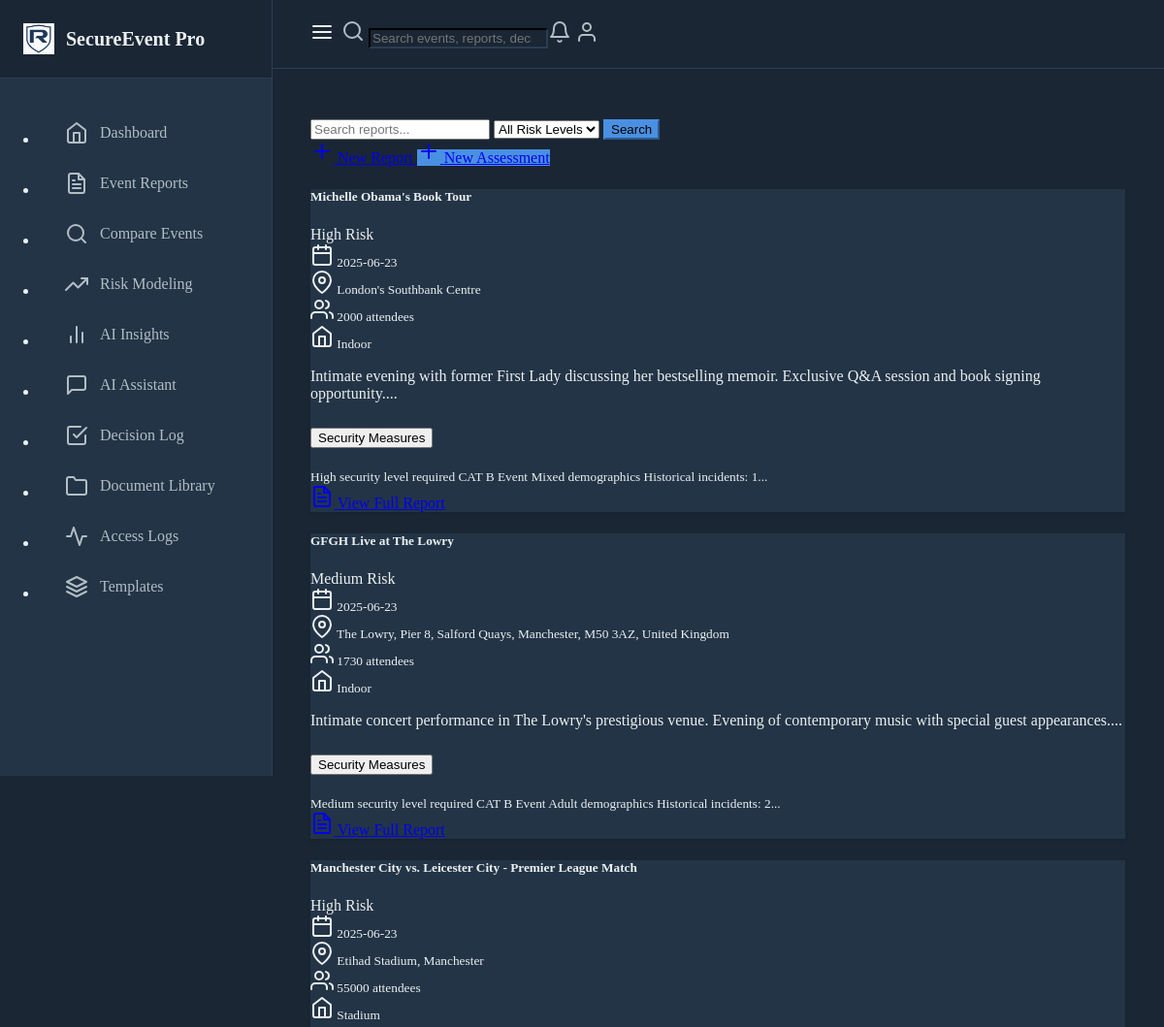
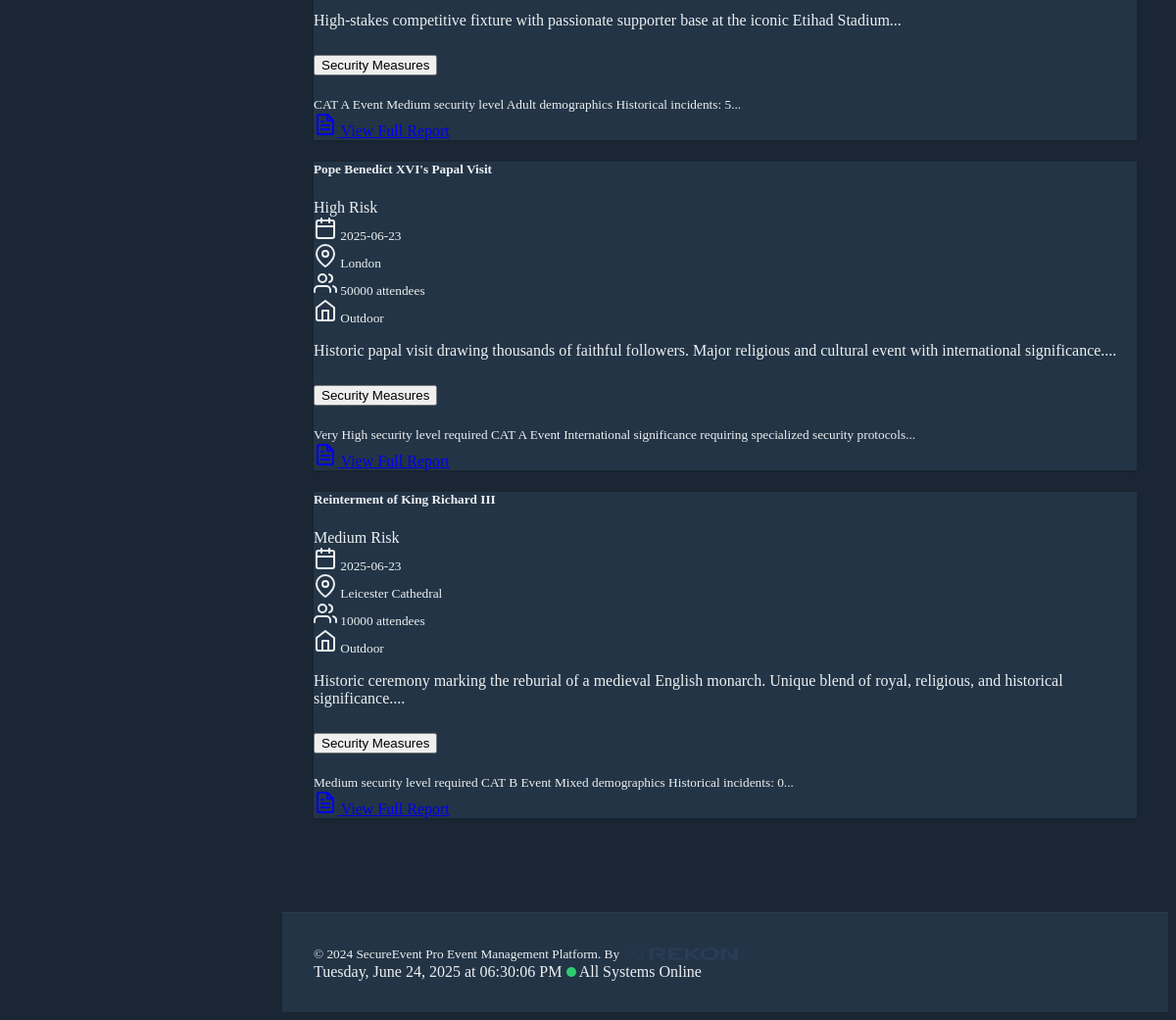
Page /view-all-events on the committed database (2 pictures, top to bottom).
### models.py (models this page shows)
class EventReport(db.Model):
    id = db.Column(db.Integer, primary_key=True)
    title = db.Column(db.String(200), nullable=False)
    date = db.Column(db.DateTime, nullable=False)
    location = db.Column(db.String(200), nullable=False)
    description = db.Column(db.Text, nullable=False)
    risk_level = db.Column(db.String(50), nullable=False)
    incident_type = db.Column(db.String(100), nullable=False)
    created_at = db.Column(db.DateTime, default=datetime.utcnow)
    venue_type = db.Column(db.String(50))
    security_staff_count = db.Column(db.Integer, default=0)
    security_staff_roles = db.Column(db.JSON, default=dict)
    incidents_reported = db.Column(db.Integer, default=0)
    incident_summary = db.Column(db.Text)
    attendance = db.Column(db.Integer)
    security_measures = db.Column(db.Text)
    incident_response = db.Column(db.Text)
    lessons_learned = db.Column(db.Text)
    recommendations = db.Column(db.Text)
    security_protocols = db.Column(db.Text)
    emergency_response_plan = db.Column(db.Text)
    post_event_analysis = db.Column(db.Text)
    activity_logs = db.relationship('ActivityLog', backref='event_report', lazy=True)
    estimated_risk_level = db.Column(db.String(50))
    risk_assessments = db.relationship('RiskAssessment', backref='event_report', lazy=True)

### routes.py (the view)
@app.route("/view-all-events")
def view_all_events():
    events = EventReport.query.all()
    return render_template("index.html", reports=events)

### routes.py (called while the page is built)
@app.before_request
def before_request():
    g.start_time = datetime.utcnow()
    g.activity_log = None

@app.after_request
def after_request(response):
    if hasattr(g, "activity_log") and g.activity_log:
        end_activity_tracking(g.activity_log)
    return response

### templates/index.html (shortened to what this page needs)
{% extends "base.html" %}
{% block content %}
<div class="row mb-4">
    <div class="col-md-12">
        <div class="d-flex align-items-center gap-3">
            <form class="d-flex gap-2 flex-grow-1">
                <input type="text" name="search" class="form-control" placeholder="Search reports..." value="{{ request.args.get('search', '') }}">
                <select name="risk_level" class="form-select" style="width: auto;">
                    <option value="">All Risk Levels</option>
                </select>
                <button type="submit" class="btn btn-primary">Search</button>
            </form>
            <a href="{{ url_for('create_event_report') }}" class="btn btn-success">
                <i data-feather="plus"></i> New Report
            </a>
            <a href="{{ url_for('create_risk_assessment') }}" class="btn btn-primary">
                <i data-feather="plus"></i> New Assessment
            </a>
        </div>
    </div>
</div>
<div class="row">
    {% for report in reports %}
    <div class="col-md-6 mb-4">
        <div class="card h-100">
            <div class="card-header d-flex justify-content-between align-items-center">
                <h5 class="card-title mb-0">{{ report.title }}</h5>
                <span class="badge bg-{{ 'danger' if report.risk_level == 'High' else 'warning' if report.risk_level == 'Medium' else 'success' }}">
                    {{ report.risk_level }} Risk
                </span>
            </div>
            <div class="card-body">
                <div class="mb-3">
                    <small class="text-muted">
                        <i data-feather="calendar" class="feather-sm me-1"></i> {{ report.date.strftime('%Y-%m-%d') }}<br>
                        <i data-feather="map-pin" class="feather-sm me-1"></i> {{ report.location }}<br>
                        <i data-feather="users" class="feather-sm me-1"></i> {{ report.attendance if report.attendance else 'Not recorded' }} attendees<br>
                        <i data-feather="home" class="feather-sm me-1"></i> {{ report.venue_type if report.venue_type else 'Venue type not specified' }}
                    </small>
                </div>
                <p class="card-text">{{ report.description[:150] }}...</p>
                {% if report.security_measures or report.lessons_learned %}
                <div class="mt-3">
                    <div class="accordion" id="insights{{ report.id }}">
                        {% if report.security_measures %}
                        <div class="accordion-item">
                            <h2 class="accordion-header">
                                <button class="accordion-button collapsed" type="button" data-bs-toggle="collapse" data-bs-target="#security{{ report.id }}">
                                    Security Measures
                                </button>
                            </h2>
                            <div id="security{{ report.id }}" class="accordion-collapse collapse" data-bs-parent="#insights{{ report.id }}">
                                <div class="accordion-body">
                                    <small>{{ report.security_measures[:200] }}...</small>
                                </div>
                            </div>
                        </div>
                        {% endif %}
                    </div>
                </div>
                {% endif %}
                <div class="mt-3">
                    <a href="{{ url_for('view_report', report_id=report.id) }}" class="btn btn-secondary btn-sm">
                        <i data-feather="file-text" class="feather-sm"></i> View Full Report
                    </a>
                </div>
            </div>
        </div>
    </div>
    {% endfor %}
</div>
{% endblock %}

### templates/base.html (style rules this page uses)
:root { --primary-color: #4A90E2; --secondary-color: #2C3E50; --accent-color: #3498DB; --background-dark: #1A2634; --card-bg: #233446; --text-primary: #ECF0F1; --text-secondary: #B2BEC3; }
body { background-color: var(--background-dark); color: var(--text-primary); }
.card { background-color: var(--card-bg); border-color: var(--secondary-color); }
.btn-primary { background-color: var(--primary-color); border-color: var(--primary-color); }
.card { border: 1px solid var(--bs-border-color); box-shadow: 0 2px 4px rgba(0, 0, 0, 0.1); }
.badge { font-weight: 500; }

### rows in the picture
EventReport: title "Michelle Obama's Book Tour", risk_level "High", date "2025-06-23", location "London's Southbank Centre", attendance "2000", venue_type "Indoor", description "Intimate evening with former First Lady discussing her bestselling memoir. Exclusive Q&A session and book signing opportunity.", security_measures "High security level required CAT B Event Mixed demographics Historical incidents: 1"
EventReport: title "GFGH Live at The Lowry", risk_level "Medium", date "2025-06-23", location "The Lowry, Pier 8, Salford Quays, Manchester, M50 3AZ, United Kingdom", attendance "1730", venue_type "Indoor", description "Intimate concert performance in The Lowry's prestigious venue. Evening of contemporary music with special guest appearances.", security_measures "Medium security level required CAT B Event Adult demographics Historical incidents: 2"
EventReport: title "Manchester City vs. Leicester City - Premier League Match", risk_level "High", date "2025-06-23", location "Etihad Stadium, Manchester", attendance "55000", venue_type "Stadium", description "High-stakes competitive fixture with passionate supporter base at the iconic Etihad Stadium", security_measures "CAT A Event Medium security level Adult demographics Historical incidents: 5"
EventReport: title "Pope Benedict XVI's Papal Visit", risk_level "High", date "2025-06-23", location "London", attendance "50000", venue_type "Outdoor", description "Historic papal visit drawing thousands of faithful followers. Major religious and cultural event with international significance.", security_measures "Very High security level required CAT A Event International significance requiring specialized security protocols"
EventReport: title "Reinterment of King Richard III", risk_level "Medium", date "2025-06-23", location "Leicester Cathedral", attendance "10000", venue_type "Outdoor", description "Historic ceremony marking the reburial of a medieval English monarch. Unique blend of royal, religious, and historical significance.", security_measures "Medium security level required CAT B Event Mixed demographics Historical incidents: 0"
